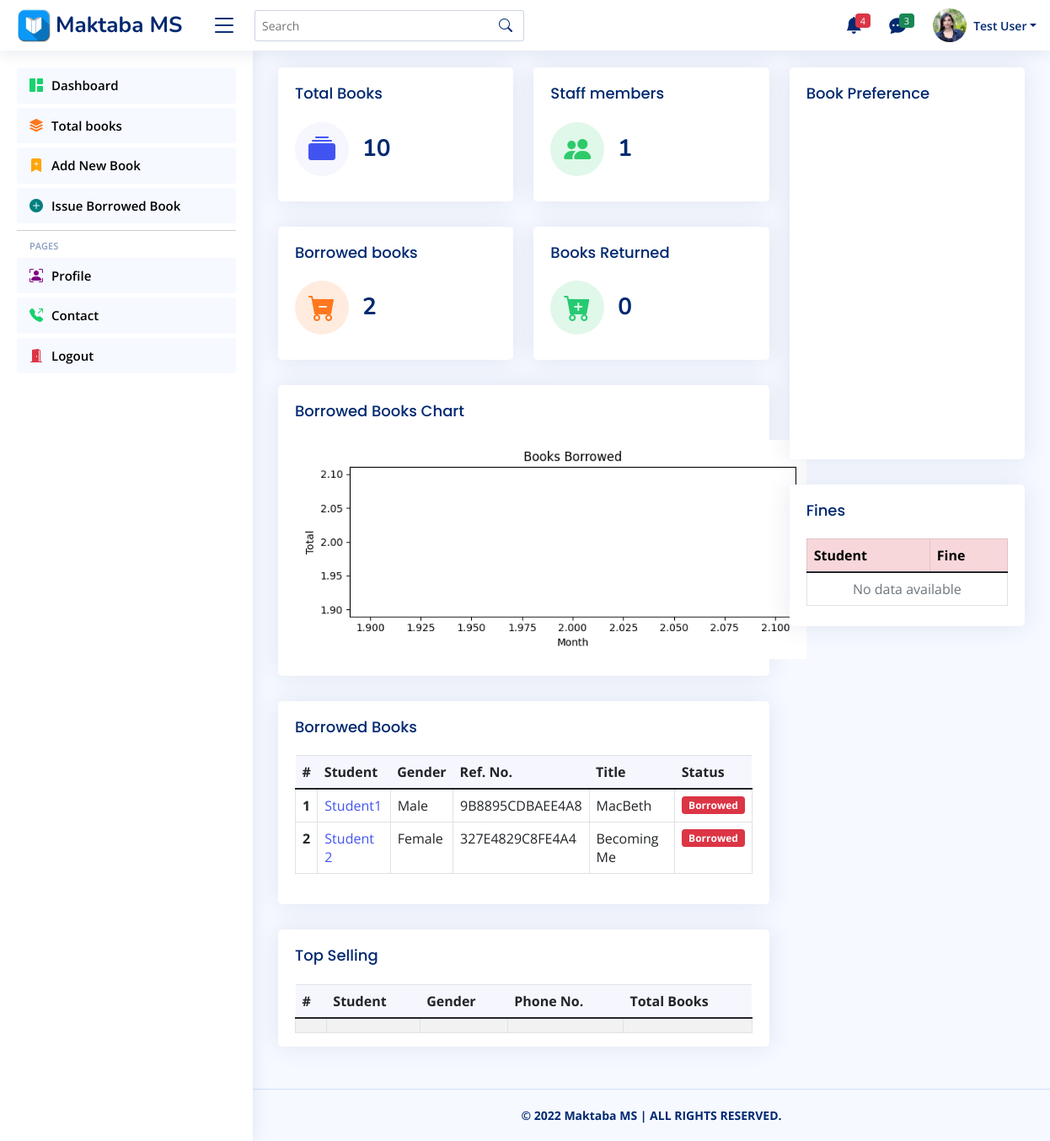
/maktaba/homepage/library/librarian/lib-dashboard/ (signed in), run on the app's committed database.
### staff/models.py (models this page shows, shortened)
class Librarian(models.Model):
    id = models.CharField(max_length=10, primary_key=True, editable=False, unique=True)
    lib = models.OneToOneField(User, on_delete=models.CASCADE, editable=False)
    dp = models.ImageField(upload_to='Dps/', default='default.png')
    gender = models.CharField(max_length=10, blank=False)
    mobile_no = models.CharField(max_length=14, blank=False)
    library = models.CharField(max_length=50, blank=False)
    location = models.CharField(max_length=100, blank=False)
    role = models.CharField(max_length=10, blank=False)
    created = models.DateTimeField(auto_now_add=True)
    edited = models.DateTimeField(auto_now=True)
    def __str__(self):
        return f'{self.lib.username}'
    class Meta:
        ordering = ['lib']

class Student(models.Model):
    id = models.CharField(max_length=15, primary_key=True, editable=False, unique=True)
    name = models.CharField(max_length=150)
    gender = models.CharField(max_length=10, blank=False)
    phone_no = models.CharField(max_length=10, blank=False)
    residence = models.CharField(max_length=50, blank=False)
    school = models.CharField(max_length=50, blank=False)
    ref_no = models.CharField(max_length=15, blank=False)
    title = models.CharField(max_length=100, blank=False)
    author = models.CharField(max_length=150, blank=False)
    type = models.CharField(max_length=20, blank=False)
    returned = models.BooleanField(default=False, blank=False, editable=False)
    total_books = models.PositiveIntegerField(default=0, editable=False)
    fine = models.PositiveIntegerField(default=0, editable=False)
    borrowed = models.DateTimeField(auto_now_add=True)
    date_returned = models.DateTimeField(auto_now=True)
    class Meta:
        ordering = ['name']

### staff/views.py (the view, shortened to what this page needs)
# urls.py: path('homepage/library/librarian/lib-dashboard/', views.homepage_view, name='homepage'),
@login_required(login_url='login')
@user_passes_test(lambda user: user.is_staff)
def homepage_view(request):
    borrow_form = BorrowBooksForm()
    newbook_form = AddNewBookForm()
    total_books = Book.objects.all().count()
    total_staff = Librarian.objects.all().count()
    past_dueDate = Student.objects.filter().count()
    male_bookwormers = Student.objects.filter(gender='Male').count()
    female_bookwormers = Student.objects.filter(gender='Female').count()
    bookwormers = Student.objects.filter(total_books__gt=0).first()
    borrowed_books = Student.objects.filter(returned=False).all()
    m = Student.objects.filter(borrowed__date__contains=datetime.now().strftime("%Y-%m"), returned=False)
    x = Student.objects.filter().count()
    y = Student.objects.filter(returned=False).all().count()
    print(f'X: {x} | Y: {y}')
    chart = get_plot(x, borrowed_books.count())
    context = {
        'borrow_book': borrow_form, 'add_new_book': newbook_form, 'total_books': total_books, 'staff': total_staff,
        'BooksPastDueDate': past_dueDate, 'maleReaders': male_bookwormers, 'femaleReaders': female_bookwormers,
        'bookwormers': bookwormers, 'total_borrowed_books': borrowed_books.count(), 'borrowed_books': borrowed_books.order_by('-borrowed'),
        'books_returned': Student.objects.filter(returned=True).count(),
        'chart': chart,
        }
    return render(request, 'staff/homepage.html', context)

### staff/templates/staff/homepage.html (shortened to what this page needs)
{% extends 'staff/base.html' %}{% block title %}Homepage{% endblock %}
{% load crispy_forms_tags %}{% load static %}
	{% block content %}
	<main id="main" class="main">
		<section class="section dashboard">
			<div class="row">
				<div class="col-lg-8">
					<div class="row">
						<div class="col-xxl-4 col-md-6">
							<div class="card info-card books-card">
								<div class="card-body">
									<h5 class="card-title">Total Books</h5>
									<div class="d-flex align-items-center">
										<div class="card-icon rounded-circle d-flex align-items-center justify-content-center">
										<i class="bi bi-collection-fill"></i>
										</div>
										<div class="ps-3">
										<h6>{{total_books}}</h6>
										</div>
									</div>
								</div>
							</div>
						</div>
						<div class="col-xxl-4 col-md-6">
							<div class="card info-card staff-card">
								<div class="card-body">
									<h5 class="card-title">Staff members</h5>
									<div class="d-flex align-items-center">
										<div class="card-icon rounded-circle d-flex align-items-center justify-content-center">
											<i class="bi bi-people-fill"></i>
										</div>
										<div class="ps-3">
											<h6>{{staff}}</h6>
										</div>
									</div>
								</div>
							</div>
						</div>
						<div class="col-xxl-4 col-md-6">
							<div class="card info-card borrowed-books-card">
								<div class="card-body">
									<h5 class="card-title">Borrowed books</h5>
									<div class="d-flex align-items-center">
										<div class="card-icon rounded-circle d-flex align-items-center justify-content-center">
											<i class="bi bi-cart-dash-fill"></i>
										</div>
										<div class="ps-3">
											<h6>{{total_borrowed_books}}</h6>
										</div>
									</div>
								</div>
							</div>
						</div>
						<div class="col-xxl-4 col-md-6">
							<div class="card info-card books-returned-card">
								<div class="card-body">
									<h5 class="card-title">Books Returned</h5>
									<div class="d-flex align-items-center">
										<div class="card-icon rounded-circle d-flex align-items-center justify-content-center">
											<i class="bi bi-cart-plus-fill"></i>
										</div>
										<div class="ps-3">
											<h6>{{books_returned}}</h6>
										</div>
									</div>
								</div>
							</div>
						</div>
						<div class="col-12">
							<div class="card">
								<div class="card-body">
									<h5 class="card-title">Borrowed Books Chart</h5>
									<div id="reportsChart">
										<img class="img-responsive" height="260px" alt="chart">
									</div>
								</div>
							</div>
						</div>
						<div class="col-12">
							<div class="card recent-sales overflow-auto">
								<div class="card-body">
									<h5 class="card-title">Borrowed Books</h5>
									<table class="table table-bordered table-condeensed">
										<thead>
											<tr>
												<th scope="col">#</th>
												<th scope="col">Student</th>
												<th scope="col">Gender</th>
												<th scope="col">Ref. No.</th>
												<th scope="col">Title</th>
												<th scope="col">Status</th>
											</tr>
										</thead>
										<tbody>
											{% for book in borrowed_books %}
											<tr>
												<th>{{ forloop.counter }}</th>
												<td><a href="{% url 'return-book' book.ref_no %}">{{ book.name|title }}</a></td>
												<td>{{ book.gender }}</td>
												<td>{{ book.ref_no }}</td>
												<td>{{ book.title|truncatewords:4 }}</td>
												<td><span class="badge bg-danger">Borrowed</span></td>
											</tr>
											{% empty %}
											<tr><td colspan="6" class="text-muted text-center">No data available</td></tr>
											{% endfor %}
										</tbody>
									</table>
								</div>
							</div>
						</div>
						<div class="col-12">
							<div class="card top-selling overflow-auto">
								<div class="card-body pb-0">
									<h5 class="card-title">Top Selling</h5>
									<table class="table table-bordered table-condensed table-striped">
										<thead>
											<tr>
												<th scope="col">#</th>
												<th scope="col">Student</th>
												<th scope="col">Gender</th>
												<th scope="col">Phone No.</th>
												<th scope="col">Total Books</th>
											</tr>
										</thead>
										<tbody>
											<tr>
												<td></td>
												<td></td>
												<td></td>
												<td></td>
												<td></td>
											</tr>
										</tbody>
									</table>
								</div>
							</div>
						</div>
					</div>
				</div>
				<div class="col-lg-4">
					<div class="card">
						<div class="card-body pb-0">
							<h5 class="card-title">Book Preference</h5>
							<div id="bookprefChart" style="height: 400px; width: 310px;" class="echart "></div>
						</div>
					</div>
					<div class="card">
						<div class="card-body pb-2">
							<h5 class="card-title">Fines</h5>
							<div class="table-responsive">
								<table class="table table-bordered table-condensed">
									<thead>
										<tr class="table-danger">
											<th>Student</th>
											<th>Fine</th>
										</tr>
									</thead>
									<tbody>
										{% for fine in fined_students %}
										<tr>
											<td></td>
											<td></td>
										</tr>
										{% empty %}
										<tr><td colspan="3" class="text-muted text-center">No data available</td></tr>
										{% endfor %}
									</tbody>
								</table>
							</div>
						</div>
					</div>
				</div>
			</div>
		</section>
	</main>
	{% endblock %}

### staff/templates/staff/base.html (shortened to what this page needs)
    {% load static %}
    <link href="{% static 'bootstrap/css/bootstrap.min.css' %}" rel="stylesheet">
    <link href="{% static 'bootstrap-icons/bootstrap-icons.css' %}" rel="stylesheet">
    <link href="{% static 'boxicons/css/boxicons.min.css' %}" rel="stylesheet">
    <link href="{% static 'remixicon/remixicon.css' %}" rel="stylesheet">
    <link href="{% static 'style.css' %}" rel="stylesheet">
    <header id="header" class="header fixed-top d-flex align-items-center">
        <div class="d-flex align-items-center justify-content-between">
            {% if user.is_authenticated %}
            {% if request.user.librarian.library == "" and request.user.librarian.role == "" %}
            <a href="{% url 'profile' %}" class="logo d-flex align-items-center">
                <img src="{% static 'icons/favicon.jpg' %}" alt="logo">
                <span class="d-none d-lg-block">Maktaba MS</span>
            </a>{% else %}
            <a href="{% url 'homepage' %}" class="logo d-flex align-items-center">
                <img src="{% static 'icons/favicon.jpg' %}" alt="logo">
                <span class="d-none d-lg-block">Maktaba MS</span>
            </a>{% endif %}
            {% else %}
            <a href="{% url 'login' %}" class="logo d-flex align-items-center">
                <img src="{% static 'icons/favicon.jpg' %}" alt="logo">
                <span class="d-none d-lg-block">Maktaba MS</span>
            </a>{% endif %}
            {% if user.is_authenticated %}<i class="bi bi-list toggle-sidebar-btn"></i>{% endif %}
        </div>
        {% if user.is_authenticated %}
        <div class="search-bar mt-3">
          <form class="search-form d-flex align-items-center" method="POST" action="#">
            <input type="text" name="query" placeholder="Search" title="Enter search keyword">
            <button type="submit" title="Search"><i class="bi bi-search"></i></button>
          </form>
        </div>
        <nav class="header-nav ms-auto">
          <ul class="d-flex align-items-center">
                <li class="nav-item dropdown">
                    <a class="nav-link nav-icon" href="#" data-bs-toggle="dropdown">
                        <i class="bi bi-bell-fill"></i>
                        <span class="badge bg-danger badge-number">4</span>
                    </a>
                </li>
                <li class="nav-item dropdown">
                    <a class="nav-link nav-icon" href="#" data-bs-toggle="dropdown">
                        <i class="bi bi-chat-dots-fill"></i>
                        <span class="badge bg-success badge-number">3</span>
                    </a>
                </li>
                <li class="nav-item dropdown pe-3">
                    <a class="nav-link nav-profile d-flex align-items-center pe-0" href="#" data-bs-toggle="dropdown">
                        <img src="{{request.user.librarian.dp.url}}" alt="Profile" class="rounded-circle">
                        <span class="d-none d-md-block dropdown-toggle ps-2">{{request.user.librarian|title}}</span>
                    </a>
                </li>
            </ul>
        </nav>
        {% endif %}
    </header>
    {% if user.is_authenticated %}
    <aside id="sidebar" class="sidebar">
        <ul class="sidebar-nav" id="sidebar-nav">{% if request.user.librarian.library != "" and request.user.librarian.role != "" %}
            <li class="nav-item">
                <a class="nav-link" href="{% url 'homepage' %}">
                    <i class="bi bi-grid-1x2-fill"></i>
                    <span>Dashboard</span>
                </a>
            </li>
            <li class="nav-item">
                <a class="nav-link" href="{% url 'books' %}">
                    <i class="bi bi-stack"></i><span>Total books</span>
                </a>
            </li>
            <li class="nav-item">
                <a class="nav-link" href="{% url 'homepage' %}" data-bs-toggle="modal" data-bs-target="#newbook-form">
                    <i class="bi bi-bookmark-plus-fill"></i><span>Add New Book</span>
                </a>
            </li>
            <li class="nav-item">
                <a class="nav-link" href="{% url 'homepage' %}" data-bs-toggle="modal" data-bs-target="#borrow-form">
                    <i class="bi bi-plus-circle-fill"></i><span>Issue Borrowed Book</span>
                </a>
            </li>
            <li><hr class="dropdown-divider"></li>
            <li class="nav-heading">Pages</li>
            <li class="nav-item">
                <a class="nav-link" href="{% url 'profile' %}">
                    <i class="bi bi-person-bounding-box"></i>
                    <span>Profile</span>
                </a>
            </li>
            <li class="nav-item">
                <a class="nav-link" href="{% url 'homepage' %}" data-bs-toggle="modal" data-bs-target="#contact-form">
                    <i class="bi bi-telephone-outbound-fill"></i>
                    <span>Contact</span>
                </a>
            </li>
            {% else %}
            <li class="nav-item">
                <a class="nav-link" href="{% url 'homepage' %}" data-bs-toggle="modal" data-bs-target="#borrow-form">
                    <i class="bi bi-exclamation-triangle-fill"></i><span>Update your profile</span>
                </a>
            </li>{% endif %}
            <li class="nav-item">
                <a class="nav-link" href="{% url 'logout' %}">
                    <i class="bi bi-door-open-fill"></i>
                    <span>Logout</span>
                </a>
            </li>
        </ul>
    </aside>
    {% endif %}
    {% block content %}
    {% endblock %}
    {% if user.is_authenticated %}
    <footer id="footer" class="footer">
        <div class="copyright">
            <strong>&copy; 2022 <span>Maktaba MS</span> | ALL RIGHTS RESERVED.</strong>
        </div>
    </footer>
    {% else %}
    <footer class="footer">
        <div class="copyright">
            <strong>&copy; 2022 <span>Maktaba MS</span> | ALL RIGHTS RESERVED.</strong>
        </div>
    </footer>{% endif %}

### data on the page
Student: name "Student1", gender "Male", ref_no "9B8895CDBAEE4A8", title "MacBeth"
Student: name "Student 2", gender "Female", ref_no "327E4829C8FE4A4", title "Becoming Me"

### other printed values
{{ request.user.librarian|title }} "Test User"
{{ total_books }} "10"
{{ staff }} "1"
{{ total_borrowed_books }} "2"
{{ books_returned }} "0"
